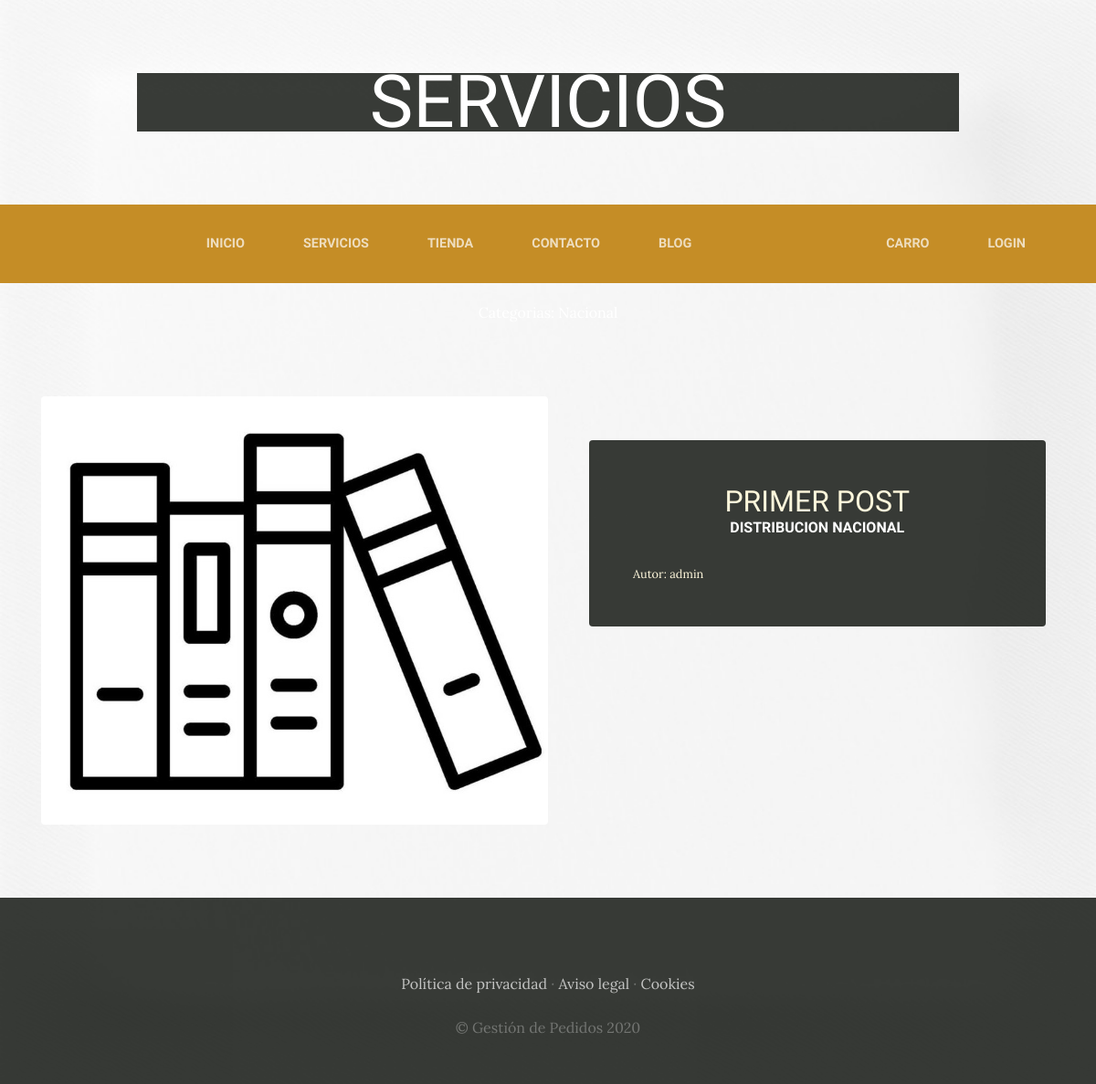
Page /blog/categoria/1 on the committed database.
### blog/models.py (models this page shows, shortened)
class Post(models.Model):
    titulo = models.CharField(max_length=50)
    contenido = models.CharField(max_length=50)
    imagen = models.ImageField(null=True,blank=True,upload_to='blog')
    autor = models.ForeignKey(User,on_delete=models.CASCADE)
    categorias = models.ManyToManyField(Categoria)
    created = models.DateTimeField(auto_now_add=True)
    updated = models.DateTimeField(auto_now_add=True)
    class Meta:
        verbose_name = 'post'
        verbose_name_plural = 'posts'

### blog/views.py (the view)
# urls.py: path('categoria/<int:categoria_id>',categoria,name="categoria")
def categoria(request, categoria_id):
    categoria = Categoria.objects.get(id=categoria_id)
    post = Post.objects.filter(categorias = categoria)
    return render(request,"blog/categoria.html",{'categoria': categoria, 'post':post})

### carro/context_processor.py (called while the page is built)
def importe_total_carro(request):
    total = 0
    if request.user.is_authenticated:
      carro = request.session.get("carro", {})  # Obtener el diccionario de carro de la sesión
      for key, value in carro.items():  # Iterar sobre las claves y valores del diccionario
        total += float(value["precio"]) # Calcular el total
    else:
       total = "Debes regisitrarte"
    return {"importe_total_carro": total}

### blog/templates/blog/categoria.html (shortened to what this page needs)
{% extends 'producto/base.html' %}
{% load static %}
{% block body_tittle %}
<span class="site-heading-lower">Servicios</span>
{% endblock body_tittle %}
{% block content %}
<section style="margin-top: 20px;">
  <div style="width: 75%; margin: auto; text-align: center; color: white;">
  </div>
</section>
{% for post in post  %}
<section class="page-section clearfix">
    <div class="container">
      <div class="intro">
        <img class="intro-img img-fluid mb-3 mb-lg-0 rounded" src="{{post.imagen.url}}" alt="" style="width: 50%;">
        <div class="intro-text left-0 text-center bg-faded p-5 rounded">
          <h2 class="section-heading mb-4" >
            <span class="section-heading-lowes">{{post.titulo}}</span>
            <span class="section-heading-upper">{{post.contenido}}</span>
          </h2>
         <div style="text-align: left; font-size: 0.8em;">
            Autor: {{post.autor}}
         </div>
        </div>
      </div>
    </div>
  </section>
  {% endfor %}
{% endblock content %}

### producto/static/producto/css/gestion.css (style rules this page uses)
body { font-family: 'Lora'; background-image: url("../img/bg_main.jpg"); background-attachment: fixed; background-position: center; background-size: cover; }
h1, h2, h3, h4, h5, h6 { font-family: 'Raleway'; }
.site-heading .site-heading-lower { color: white; font-size: 5rem; font-weight: 100; line-height: 4rem; text-align: center; }
.page-section { margin-top: 5rem; margin-bottom: 5rem; }
.section-heading { text-transform: uppercase; }
.section-heading .section-heading-upper { color: white; display: block; font-size: 1rem; font-weight: 800; padding-bottom:.5rem; }
.bg-faded { background-color: rgba(255, 255, 255, 0.85); }
.intro { position: relative; }
@media (min-width: 992px) { .intro .intro-img { width: 75%; float: left; } }
@media (min-width: 992px) { .intro .intro-text { left: 600; width: 60%; margin-top: 3rem; background-color: rgba(8, 12, 7, 0.8); color: cornsilk; position: absolute; } }
@media (min-width: 1200px) { .intro .intro-text { width: 45%; } }

### rows in the picture
Post: imagen (picture), titulo "PRIMER POST", contenido "DISTRIBUCION NACIONAL", autor "admin"
